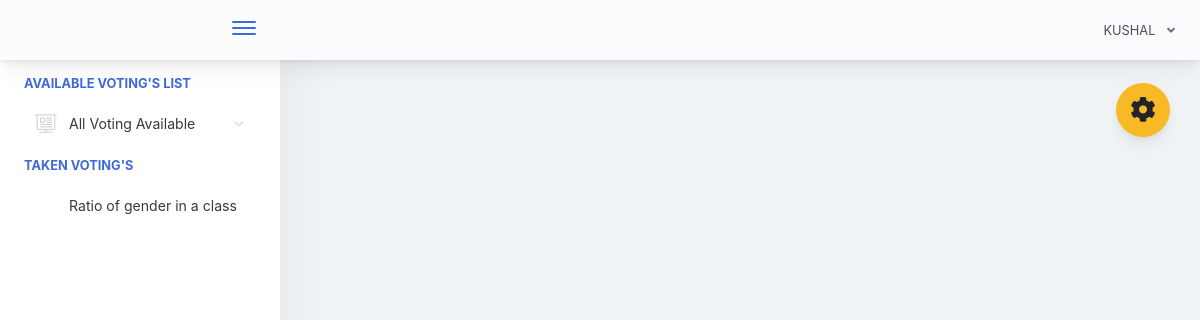
/Evote/home.php (signed in), run on the app's committed database.
### tables this page shows
CREATE TABLE IF NOT EXISTS `voteinee_tbl` (
  `exmne_id` int(11) NOT NULL AUTO_INCREMENT,
  `exmne_fullname` varchar(1000) NOT NULL,
  `exmne_course` varchar(1000) NOT NULL,
  `exmne_gender` varchar(1000) NOT NULL,
  `exmne_birthdate` varchar(1000) NOT NULL,
  `exmne_year_level` varchar(1000) NOT NULL,
  `exmne_email` varchar(1000) NOT NULL,
  `exmne_password` varchar(1000) NOT NULL,
  `exmne_status` varchar(1000) NOT NULL DEFAULT 'active',
  PRIMARY KEY (`exmne_id`)
);

CREATE TABLE IF NOT EXISTS `vote_tbl` (
  `ex_id` int(11) NOT NULL AUTO_INCREMENT,
  `cou_id` int(11) NOT NULL,
  `ex_title` varchar(1000) NOT NULL,
  `ex_time_limit` varchar(1000) NOT NULL,
  `ex_questlimit_display` int(11) NOT NULL,
  `ex_description` varchar(1000) NOT NULL,
  `ex_created` timestamp NOT NULL DEFAULT CURRENT_TIMESTAMP ON UPDATE CURRENT_TIMESTAMP,
  PRIMARY KEY (`ex_id`)
);

### Evote/query/selectData.php (called while the page is built, shortened)
<?php
$exmneId = $_SESSION['VoteineeSession']['exmne_id'];
$selExmneeData = $conn->query("SELECT * FROM Voteinee_tbl WHERE exmne_id='$exmneId' ")->fetch(PDO::FETCH_ASSOC);
 ?>

### Evote/includes/header.php (shortened to what this page needs)
<?php
  include("conn.php");
  include("query/selectData.php");
 ?>
<!doctype html>
<html lang="en">
<head>
    <link href="./main.css" rel="stylesheet">
    <link href="css/sweetalert.css" rel="stylesheet">
</head>
<body id="body">
    <div class="app-container app-theme-white body-tabs-shadow fixed-sidebar fixed-header">
        <div class="app-header header-shadow">
            <div class="app-header__logo">
                <a href="home.php"><div class="logo-src"></div></a>
                <div class="header__pane ml-auto">
                    <div>
                        <button type="button" class="hamburger close-sidebar-btn hamburger--elastic" data-class="closed-sidebar">
                            <span class="hamburger-box">
                                <span class="hamburger-inner"></span>
                            </span>
                        </button>
                    </div>
                </div>
            </div>
                <div class="app-header__content">
                <div class="app-header-right">
                    <div class="header-btn-lg pr-0">
                        <div class="widget-content p-0">
                            <div class="widget-content-wrapper">
                                <div class="widget-content-left">
                                    <div class="btn-group">
                                        <a data-toggle="dropdown" aria-haspopup="true" aria-expanded="false" class="p-0 btn">
                                            <?php
                                                echo strtoupper($selExmneeData['exmne_fullname']);
                                             ?>
                                            <i class="fa fa-angle-down ml-2 opacity-8"></i>
                                        </a>
                                    </div>
                                </div>
                            </div>
                        </div>
                    </div>        </div>
            </div>
        </div>

### Evote/includes/sidebar.php (shortened to what this page needs)
<div class="app-sidebar sidebar-shadow">
        <div class="scrollbar-sidebar">
        <div class="app-sidebar__inner">
            <ul class="vertical-nav-menu">
                <li class="app-sidebar__heading">AVAILABLE VOTING'S LIST</li>
                <li>
                <a href="#">
                     <i class="metismenu-icon pe-7s-display2"></i>
                     All Voting Available
                    <i class="metismenu-state-icon pe-7s-angle-down caret-left"></i>
                </a>
                </li>
                 <li class="app-sidebar__heading">TAKEN VOTING'S </li>
                <li>
                  <?php
                    $selTakenVote = $conn->query("SELECT * FROM Vote_tbl et INNER JOIN Vote_attempt ea ON et.ex_id = ea.Vote_id WHERE exmne_id='$exmneId' ORDER BY ea.Voteat_id  ");
                    if($selTakenVote->rowCount() > 0)
                    {
                        while ($selTakenVoteRow = $selTakenVote->fetch(PDO::FETCH_ASSOC)) { ?>
                            <a href="home.php?page=result&id=<?php echo $selTakenVoteRow['ex_id']; ?>" >
                                <?php echo $selTakenVoteRow['ex_title']; ?>
                            </a>
                        <?php }
                    }
                    else
                    { ?>
                        <a href="#" class="pl-3">You are not taking Vote yet</a>
                    <?php }
                   ?>
                </li>
            </ul>
        </div>
    </div>
</div>

### data on the page
voteinee_tbl: exmne_fullname "KUSHAL"
vote_tbl: ex_title "Ratio of gender in a class"
